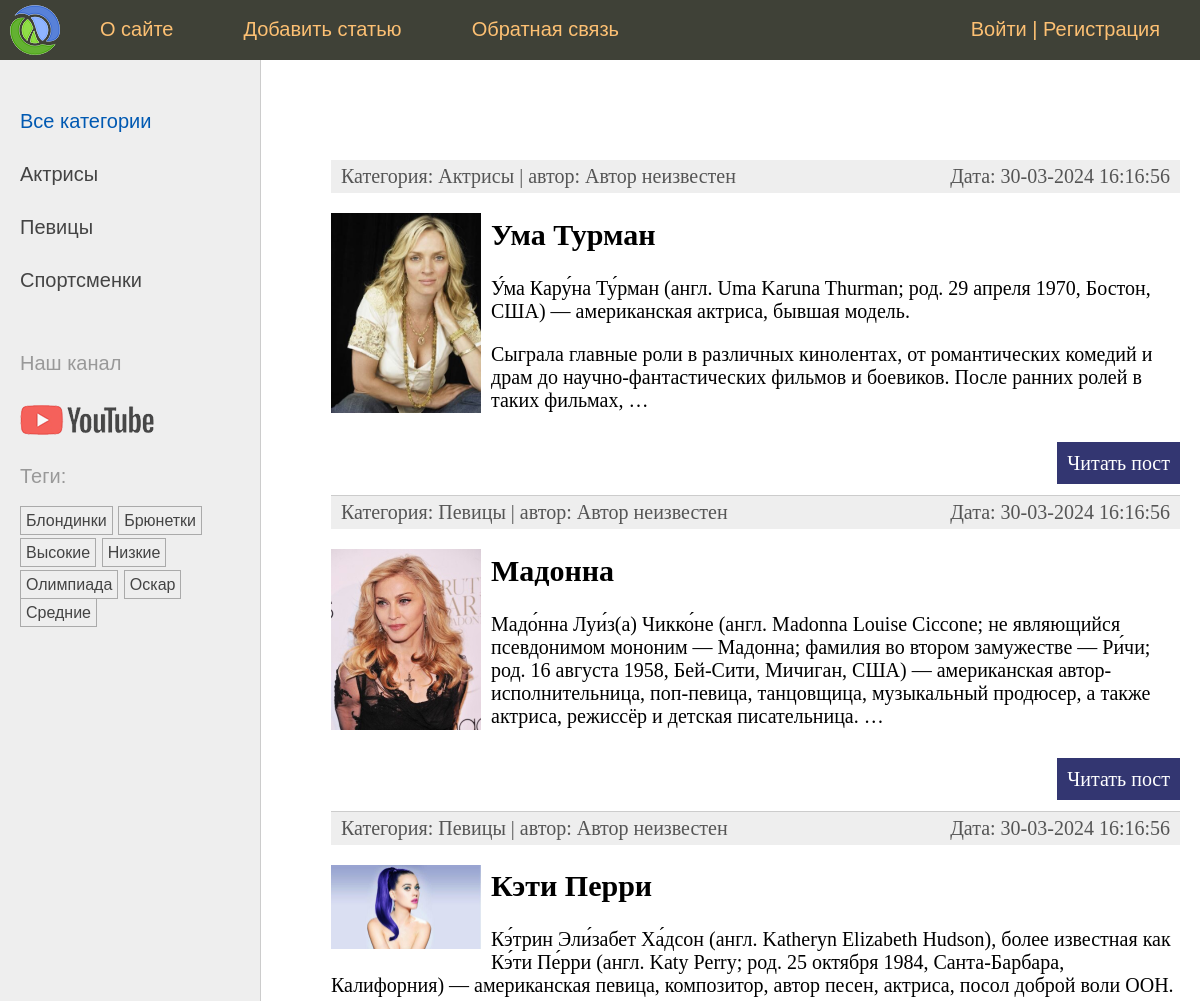
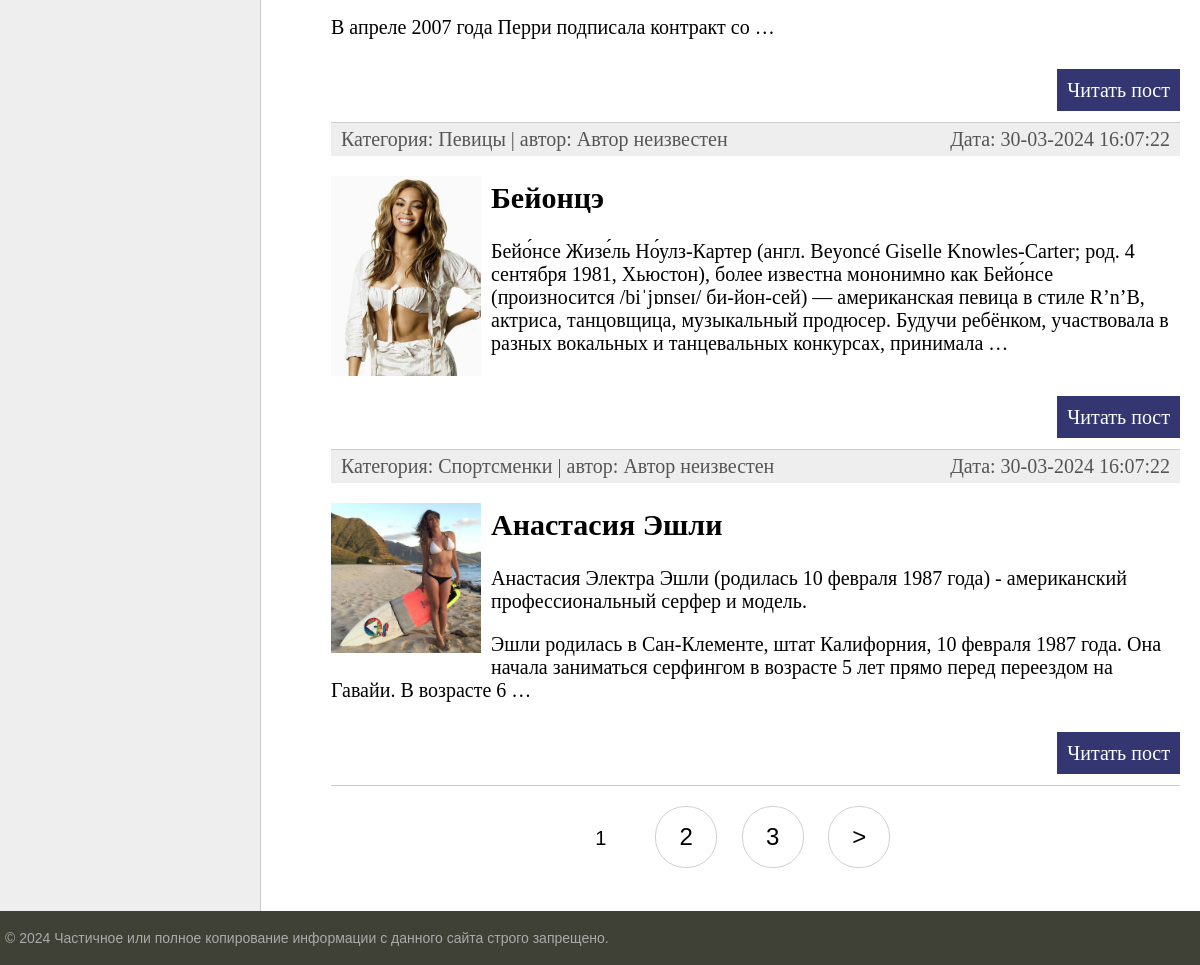
The page / on the database its author committed (2 pictures, top to bottom).
### women/models.py (models this page shows, shortened)
class Category(models.Model):  # Модель Category в виде класса для связи many-to-one (нашей первичной модели category)
    name = models.CharField(max_length=100, db_index=True, verbose_name="Категория")  # имя категории + индекс-е поле
    slug = models.SlugField(max_length=255, unique=True, db_index=True)  # поле для обращения по slug + index
    class Meta:  # мета класс для вывода класса Category в админ панель
        verbose_name = "Категория"
        verbose_name_plural = "Категории"
    def get_absolute_url(self):  # метод для формирования URl адреса (см шаблон в list_categories.html)
        return reverse('category', kwargs={'cat_slug': self.slug})  # возвращает с помощью reverse маршрут по

class TagPost(models.Model):  # модель для тегов наследуем от класса Model
    tag = models.CharField(max_length=100, db_index=True)  # название тега(индексированное) + max длина 100 символов
    slug = models.SlugField(max_length=255, unique=True, db_index=True)  # поле для slug (уникален и индексирован)
    def get_absolute_url(self):  # метод возвращает url для конкретного тега(также отвечает в админке-смотреть на сайте)
        return reverse('tag', kwargs={'tag_slug': self.slug})  # slug берется из бд и формируется маршрут

class Women(models.Model):  # наш класс-модель с полями для таблицы
    class Status(models.IntegerChoices):  # класс для именовывания опубликованных/не опубликованных статей в виджете
        DRAFT = 0, 'Черновик'  # название-статус в виджете в виде кортежа с int
        PUBLISHED = 1, 'Опубликовано'  # - костыль в 20 строке - преобразует 1 и 0 в булевы значения
    title = models.CharField(max_length=255, verbose_name="Заголовок")  # Заголовок с максимальным кол-во символов
    slug = models.SlugField(max_length=255, unique=True, db_index=True, verbose_name="Slug",  # связка с slug в urls
                            validators=[  # стандартные валидаторы для slug + сообщение
                                MinLengthValidator(5, message="Минимум 5 символов"),
                                MaxLengthValidator(100, message="Максимум 100 символов")])
    photo = models.ImageField(upload_to="photos/%y/%m/%d", default=None,  # поле для загрузки фото для постов +
                              blank=True, null=True, verbose_name="Фото")  # параметры загрузки(каталог, имя...)
    content = models.TextField(blank=True, verbose_name="Текст статьи")  # Поле для текста(статьи) с доступно пустым
    time_create = models.DateTimeField(auto_now_add=True, verbose_name="Время создания")  # авто заполнение времени
    time_update = models.DateTimeField(auto_now=True, verbose_name="Время изменения")  # меняющееся при каждом изменении
    is_published = models.BooleanField(choices=tuple(map(lambda x: (bool(x[0]), x[1]), Status.choices)),  # Публикация +
                                       default=Status.DRAFT, verbose_name="Статус")  # костыль "опубликовано" в админке
    cat = models.ForeignKey('Category', on_delete=models.PROTECT, related_name='posts', verbose_name="Категории")
    tags = models.ManyToManyField('TagPost', blank=True, related_name='tags', verbose_name="Теги")  # many-to-many
    husband = models.OneToOneField('Husband', on_delete=models.SET_NULL,  # вывести Null в поле, где были удалены данные
                                   null=True, blank=True, related_name='wuman', verbose_name="Муж")
    author = models.ForeignKey(get_user_model(), on_delete=models.SET_NULL,  # атрибут связывает конкретную статью с её
                               related_name='posts', null=True, default=None)  # Автором. Получение модели get_user_mo-l
    objects = models.Manager()  # пользовательский менеджер по умолчанию (работает, если published не активен)
    published = PublishedManager()  # пользовательский менеджер публикаций(да/нет)
    class Meta:  # спец класс для сортировки полей модели Women с методом ordering и indexes + порядок сортировки
        verbose_name = "Известные женщины"  # заголовок для админки
        verbose_name_plural = "Известные женщины"  # заголовок во множественном числе (без -s)
        ordering = ['-time_create']  # порядок сортировки
        indexes = [  # список индексированных полей для ускорения сортировки
            models.Index(fields=['-time_create'])  # class Meta - для управления сортировкой на уровне класса
        ]
    def get_absolute_url(self):  # метод, формирующий url для каждой конкретной записи
        return reverse('post', kwargs={'post_slug': self.slug})  # ф-я reverse возвращает полноценный url адрес

### women/views.py (the view)
# urls.py: path('', views.WomenHome.as_view(), name='home'),  # http://127.0.0.1:8000 - маршр отвеч за гл стр + class WomenHome
class WomenHome(DataMixin, ListView):  # класс типа ListView для отображения произвольных списков главной страницы.
    template_name = 'women/index.html'  # путь к шаблону, который используется
    context_object_name = 'posts'  # атрибут для использования списка статей из модели Women(posts в шаблоне index.html)
    title_page = 'Главная страница'  # title_page добавляется в словарь extra_context,кот-й формируется, благодаря Mixin
    cat_selected = 0  # Параметр выбора категории(маркер выделенной категории)
    def get_queryset(self):  # спец метод для отображения только опубликованных статей, если отображаются все статьи.
        return Women.published.all().select_related('cat')  # отображение всех опубликованных статей

### users/context_processors.py (called while the page is built)
def get_women_context(request):  # Конт-й шаблонный проц-р для отображения главного меню
    return {'mainmenu': menu}  # вернуть словарь и автоматически передать его во все шаблоны + переменная menu

### women/models.py (called while the page is built)
    def get_queryset(self):  # возвращает опубликованные посты(спец метод базового класса)
        return super().get_queryset().filter(is_published=Women.Status.PUBLISHED)  # возвращает опубликованные статьи

### women/templatetags/women_tags.py (called while the page is built)
@register.inclusion_tag('women/list_categories.html')  # inclusion тэг формирует шаблон и возвр-т фрагмент HTML-страницы
def show_categories(cat_selected=0):  # ф-я возвращает обработанную HTML-страницу
    cats = Category.objects.annotate(total=Count("posts")).filter(total__gt=0)  # вывод категорий, связанных с
    return {'cats': cats, 'cat_selected': cat_selected}  # возвращает список cats_db по переменной cats

@register.inclusion_tag('women/list_tags.html')  # шаблонный тег для отображения тегов в левом сайдбаре
def show_all_tags():
    return {'tags': TagPost.objects.annotate(total=Count("tags")).filter(total__gt=0)}  # возвращает теги из модели

### women/templates/women/index.html (shortened to what this page needs)
{% extends 'base.html' %}
{% block content %}
<ul class="list-articles">
	{% for p in posts %}
			<li><div class="article-panel">
	<p class="first">Категория: {{p.cat.name}} | автор:
	{{ p.author.username|default:"Автор неизвестен" }}</p>
	<p class="last">Дата: {{p.time_update|date:"d-m-Y H:i:s"}}</p>
	</div>
{% if p.photo %}
        <p><img class="img-article-left thumb" src="{{p.photo.url}}"></p>
{% endif %}
				<h2>{{p.title}}</h2>
    {% autoescape off %}
	{{p.content|linebreaks|truncatewords:40}}
    {% endautoescape %}
			<p class="link-read-post"><a href="{{ p.get_absolute_url }}">Читать пост</a></p>
			</li>
	{% endfor %}
</ul>
{% endblock %}
{% block navigation %}
{% if page_obj.has_other_pages %}
<nav class="list-pages">
	<ul>
		{% for p in paginator.page_range %}
		{% if page_obj.number == p %}
		<li class="page-num page-num-selected">{{ p }}</li>
		{% elif p >= page_obj.number|add:-2 and p <= page_obj.number|add:2 %}
		<li class="page-num">
			<a href="?page={{ p }}">{{ p }}</a>
		</li>
		{% endif %}
		{% endfor %}
		{% if page_obj.has_next %}
		<li class="page-num">
			<a href="?page={{ page_obj.next_page_number }}">&gt;</a>
		</li>
		{% endif %}
	</ul>
</nav>
{% endif %}
{% endblock %}

### templates/base.html (shortened to what this page needs)
{% load static %}
{% load women_tags %}
<html>
<head>
	<link type="text/css" href="{% static 'women/css/styles.css' %}" rel="stylesheet" />
</head>
<body>
<table class="table-page" border=0 cellpadding="0" cellspacing="0">
<tr><td valign=top>
{% block mainmenu %}
		<div class="header">
			<ul id="mainmenu" class="mainmenu">
			<li class="logo"><a href="{% url 'home' %}"><div class="logo"></div></a></li>
{% for m in mainmenu %}
	<li><a href="{% url m.url_name %}">{{m.title}}</a></li>
{% endfor %}
{% if user.is_authenticated %}
	<li	class="last"><a href="{% url 'users:profile' %}"> {{user.username}}</a> | <a href="{% url 'users:logout' %}">Выйти</a></li>
{% else %}
	<li class="last"><a href="{% url 'users:login' %}">Войти</a> | <a href="{% url 'users:register' %}">Регистрация</a></li>
{% endif %}
			</ul>
		</div>
{% endblock mainmenu %}
<table class="table-content" border=0 cellpadding="0" cellspacing="0">
<tr>
	<td valign="top" class="left-chapters">
	<ul id="leftchapters">
		{% if cat_selected == 0 %}
		<li class="selected">Все категории</li>
		{% else %}
		<li><a href="{% url 'home' %}">Все категории</a></li>
		{% endif %}
		{% show_categories cat_selected %}
		<li class="share">
		<p>Наш канал</p>
		<a class="share-yt" href="https://www.youtube.com/" target="_blank" rel="nofollow"></a>
		</li>
		<li>{% show_all_tags %}</li>
	</ul>
</td>
<td valign="top" class="content">
	<div class="content-text">
{% block content %}
{% endblock %}
	</div>
{% block navigation %}
{% endblock %}
</td></tr></table>
</td></tr>
<tr><td valign=top>
	<div id="footer">
		<p>&copy; 2024 Частичное или полное копирование информации с данного сайта строго запрещено.</p>
	</div>
</td></tr></table>
</body>
</html>

### women/templates/women/list_categories.html
{% for cat in cats %}
{% if cat_id == cat_selected %}
<li class="selected">{{cat.name}}</li>
{% else %}
<li><a href="{{ cat.get_absolute_url }}">{{cat.name}}</a></li>
{% endif %}
{% endfor %}

### women/templates/women/list_tags.html
{% if tags %}
    <p>Теги:</p>
    <ul class="tags-list">
        {% for t in tags %}
        <li><a href="{{t.get_absolute_url}}">{{t.tag}}</a></li>
        {% endfor %}
    </ul>
{% endif %}

### women/static/women/css/styles.css (style rules this page uses)
html, body { font-family: 'Arial'; margin: 0; padding: 0; height: 100%; width: 100%; color: #444; }
a { color: #0059b2; text-decoration: none; }
img { max-width: 600px; height: auto; }
img.img-article-left { max-width: 300px; height: auto; float: left; padding: 0 10px 10px 0; }
img.img-article-left.thumb { max-width: 150px; height: auto; }
p.link-read-post { text-align: right; }
p.link-read-post a { padding: 10px; min-width: 100px; background: #333671; color: #fff; text-decoration: none; }
div.article-panel { background: #eee; padding: 5px 10px 5px 10px; box-sizing: border-box; overflow: hidden; color: #555; }
div.article-panel p.first { margin: 0; float: left; }
div.article-panel p.last { margin: 0; float: right; }
ul.list-articles { list-style: none; margin: 0; padding: 0; }
ul.list-articles li { border-bottom: 1px solid #ccc; }
.table-page { width: 100%; height: 100%; vertical-align: top; }
.table-page tr { height: 100%; }
.header { background: #3F4137; height: 60px; }
.logo { background: url('../images/logo.png') no-repeat 10px 5px; width: 70px; height: 60px; }
ul.mainmenu { list-style: none; margin: 0; padding: 0; height: 60px; color: #fdc073; font-size: 20px; overflow: hidden; }
ul.mainmenu li { float: left; margin: 18px 40px 0 30px; }
ul.mainmenu li.logo { margin: 0; }
ul.mainmenu li.last { float: right; }
ul.mainmenu li a { color: #fdc073; text-decoration: none; }
.table-content { width: 100%; min-height: 100%; height: 100%; }
.left-chapters { margin: 0; background: #eee; border-right: 1px solid #ccc; }
.left-chapters ul { width: 230px; margin: 0; padding: 20px 10px 10px 20px; list-style: none; font-size: 20px; }
.left-chapters ul li { margin: 30px 0 0 0; color: #999; }
.left-chapters ul li.selected { color: #0059b2; }
.left-chapters ul li a { color: #444; text-decoration: none; }
.left-chapters ul li.share { margin: 60px 0 0 0; }
.left-chapters ul li.share p { margin: 30px 0 30px 0; }
.left-chapters ul li.share a { display: inline-block; width: 40px; height: 40px; margin: 0 20px 0 0; }
.left-chapters ul li.share a.share-yt { width: 100%; height: 30px; background: url('../images/share_yt.png') no-repeat 0 0 }
ul.tags-list { width: 100%; margin: 0; padding: 0; list-style: none; }
ul.tags-list li { margin: 0; padding: 0 0 10px; display: inline-block; }
ul.tags-list li a { padding: 5px; font-size: 16px; border: 1px solid #aaa; }
.content { padding: 40px 20px 20px 40px; width: 100%; box-sizing: border-box; }
.content-text { margin: 60px 0 0 30px; color: #000; font-size: 20px; font-family: Yandex Sans Display Light; }
#footer { box-sizing: border-box; background: #3F4137; padding: 5px; color: #aaa; font-size: 14px; font-family: Verdana, Geneva, Arial, Helvetica; text-align: left; overflow: hidden; }
.list-pages { text-align: center; margin: 0 0 20px 0; }
.list-pages ul { margin: 20px 0 0 0; padding: 0; list-style: none; }
.list-pages ul li { display: inline-block; margin: 0 20px 0 0; }
.list-pages a { color: #000; font-size: 24px; text-decoration: none; }
.list-pages .page-num, .page-num-selected { display: inline-block; width: 60px; height: 44px; padding: 16px 0 0 0; border: 1px solid #d0d0d0; border-radius: 30px; }
.list-pages .page-num-selected { border: none; color: #000; font-size: 20px; }

### rows shown on the page
Category: name "Актрисы"
Category: name "Певицы"
Category: name "Спортсменки"
TagPost: tag "Блондинки"
TagPost: tag "Брюнетки"
TagPost: tag "Высокие"
TagPost: tag "Низкие"
TagPost: tag "Олимпиада"
TagPost: tag "Оскар"
TagPost: tag "Средние"
Women: cat.name "Актрисы", author.username "Автор неизвестен", time_update "30-03-2024 16:16:56", photo (picture), title "Ума Турман", content "У́ма Кару́на Ту́рман (англ. Uma Karuna Thurman; род. 29 апреля 1970, Бостон, США) — американская актриса, бывшая модель. Сыграла главные роли в различных кинолентах, от романтических комедий и драм до научно-фантастических фильмов и боевиков. После ранних ролей в таких фильмах, …"
Women: cat.name "Певицы", author.username "Автор неизвестен", time_update "30-03-2024 16:16:56", photo (picture), title "Мадонна", content "Мадо́нна Луи́з(а) Чикко́не (англ. Madonna Louise Ciccone; не являющийся псевдонимом мононим — Мадонна; фамилия во втором замужестве — Ри́чи; род. 16 августа 1958, Бей-Сити, Мичиган, США) — американская автор-исполнительница, поп-певица, танцовщица, музыкальный продюсер, а также актриса, режиссёр и детская писательница. …"
Women: cat.name "Певицы", author.username "Автор неизвестен", time_update "30-03-2024 16:16:56", photo (picture), title "Кэти Перри", content "Кэ́трин Эли́забет Ха́дсон (англ. Katheryn Elizabeth Hudson), более известная как Кэ́ти Пе́рри (англ. Katy Perry; род. 25 октября 1984, Санта-Барбара, Калифорния) — американская певица, композитор, автор песен, актриса, посол доброй воли ООН. В апреле 2007 года Перри подписала контракт со …"
Women: cat.name "Певицы", author.username "Автор неизвестен", time_update "30-03-2024 16:07:22", photo (picture), title "Бейонцэ", content "Бейо́нсе Жизе́ль Но́улз-Картер (англ. Beyoncé Giselle Knowles-Carter; род. 4 сентября 1981, Хьюстон), более известна мононимно как Бейо́нсе (произносится /biˈjɒnseɪ/ би-йон-сей) — американская певица в стиле R’n’B, актриса, танцовщица, музыкальный продюсер. Будучи ребёнком, участвовала в разных вокальных и танцевальных конкурсах, принимала …"
Women: cat.name "Спортсменки", author.username "Автор неизвестен", time_update "30-03-2024 16:07:22", photo (picture), title "Анастасия Эшли", content "Анастасия Электра Эшли (родилась 10 февраля 1987 года) - американский профессиональный серфер и модель. Эшли родилась в Сан-Клементе, штат Калифорния, 10 февраля 1987 года. Она начала заниматься серфингом в возрасте 5 лет прямо перед переездом на Гавайи. В возрасте 6 …"

### other values the page prints
{{ m.title }} "О сайте" "Добавить статью" "Обратная связь"
{{ p }} "1"
{{ p }} "2" "3"
